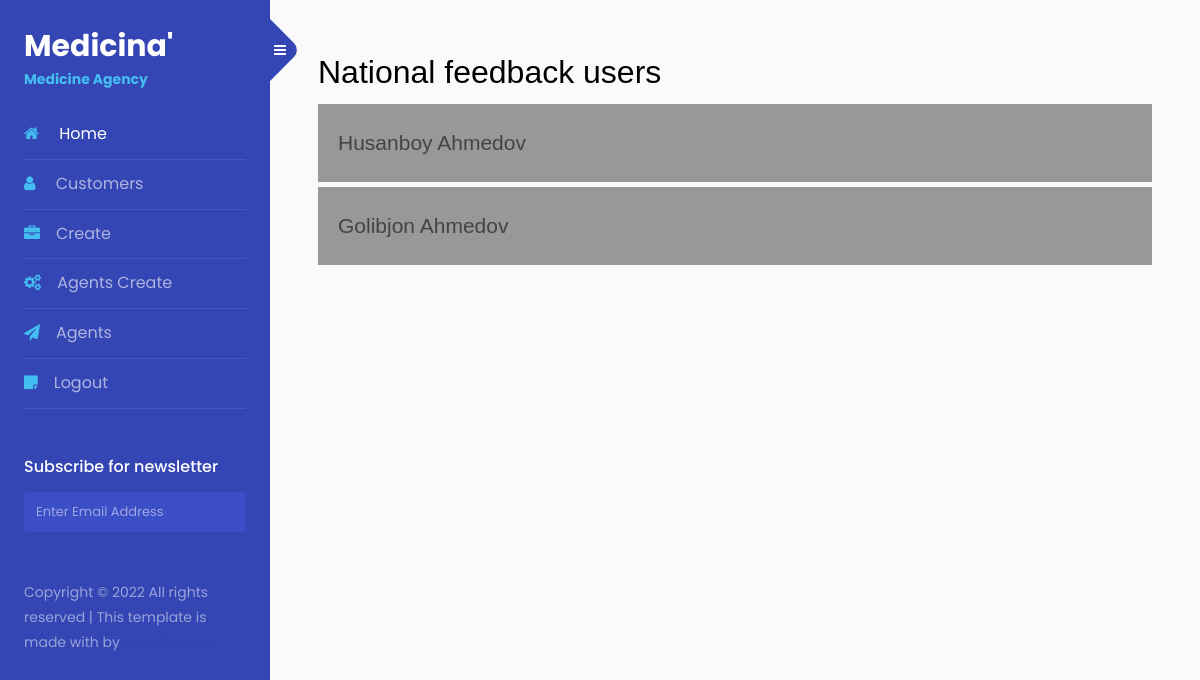
Screenshot of /customers/ (signed in) with the database file from the repository.
### records_feed/models.py (models this page shows, shortened)
class Setter(models.Model):
    class Meta:
        verbose_name = "Setter"
        verbose_name_plural = "Feedback users"
    name = models.CharField(max_length=100)
    last_name = models.CharField(max_length=100)
    email = models.EmailField()
    message = models.CharField(max_length=500)
    contact_number = models.CharField(max_length=30)
    organiser = models.ForeignKey(UserProfile, on_delete=models.CASCADE)
    agent = models.ForeignKey(
        "Agent", null=True, blank=True, on_delete=models.SET_NULL)
    category = models.ForeignKey(
        'Category', blank=True, null=True, on_delete=models.SET_NULL)

### records_feed/views.py (the view)
# urls.py: path('customers/', FeedbackUsers.as_view(), name='customers'),
class FeedbackUsers(LoginRequiredMixin, ListView):
    template_name = 'feedback_users.html'
    context_object_name = 'setters'
    def get_queryset(self):
        user = self.request.user
        if user.is_organiser:
            queryset = models.Setter.objects.filter(organiser=user.userprofile)
        else:
            queryset = models.Setter.objects.filter(
                organiser=user.agent.organiser)
            queryset = queryset.filter(agent__user=self.request.user)
        return queryset
    def get_context_data(self, **kwargs):  # Esda tutish
        context = super(FeedbackUsers, self).get_context_data(**kwargs)
        user = self.request.user
        if user.is_organiser:
            queryset = Setter.objects.filter(
                organiser=user.userprofile,
                agent__isnull=True
            )
        context.update({
            'unassigned_users': queryset
        })
        return context

### front_med/feedback_users.html (shortened to what this page needs)
{% extends 'base.html' %}
{% block content %}
    <div class="feedback">
      <h2 style="font-family: sans-serif">National feedback users</h2>
      {% for setter in setters %}
      <a href="/{{ setter.pk }}/"
        >{{ setter.name }} {{ setter.last_name }} {{ setter.country }}</a
      >
      {% endfor %}
    </div>
{% endblock content %}

### front_med/feedback_users.html (style rules this page uses)
.feedback a { width: 100%; background-color: rgba(59, 56, 56, 0.5); padding: 20px 20px; text-decoration: none; font-size: 21px; display: block; margin-top: 5px; font-family: sans-serif; color: #444; }

### rows the page displays
Setter: name "Husanboy", last_name "Ahmedov"
Setter: name "Golibjon", last_name "Ahmedov"
